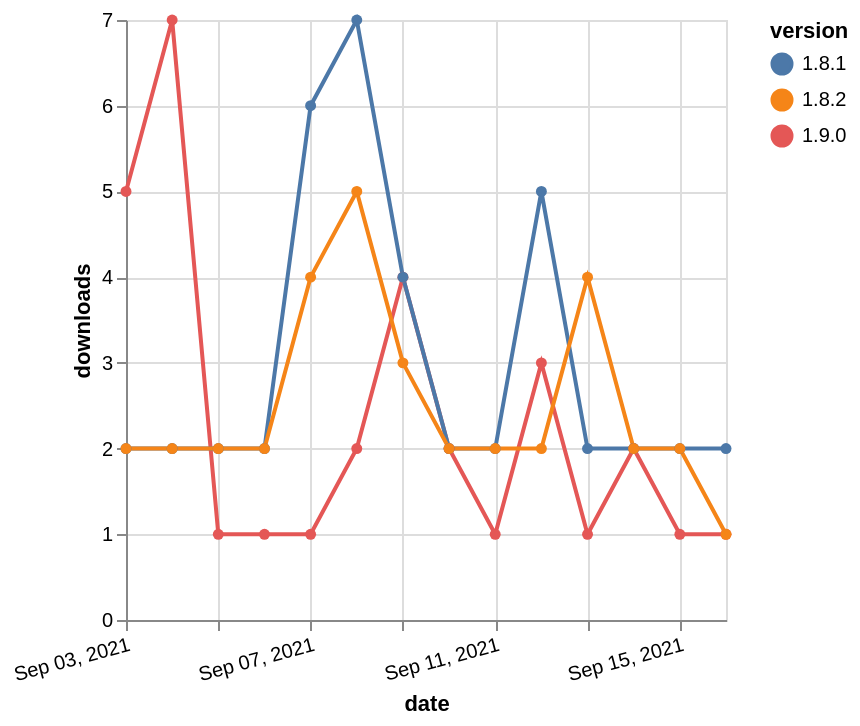

Vega-Lite specification stored for this chart:
### Vega-Lite specification from a JSON file in a GitHub repository (floating-point values rounded to 4 significant figures)
{"$schema": "https://vega.github.io/schema/vega-lite/v5.json", "description": "A simple bar chart with embedded data.", "data": {"values": [{"date": "2021-09-03", "total": 1595, "delta": 5, "version": "1.9.0"}, {"date": "2021-09-04", "total": 1602, "delta": 7, "version": "1.9.0"}, {"date": "2021-09-05", "total": 1603, "delta": 1, "version": "1.9.0"}, {"date": "2021-09-06", "total": 1604, "delta": 1, "version": "1.9.0"}, {"date": "2021-09-07", "total": 1605, "delta": 1, "version": "1.9.0"}, {"date": "2021-09-08", "total": 1607, "delta": 2, "version": "1.9.0"}, {"date": "2021-09-09", "total": 1611, "delta": 4, "version": "1.9.0"}, {"date": "2021-09-10", "total": 1613, "delta": 2, "version": "1.9.0"}, {"date": "2021-09-11", "total": 1614, "delta": 1, "version": "1.9.0"}, {"date": "2021-09-12", "total": 1617, "delta": 3, "version": "1.9.0"}, {"date": "2021-09-13", "total": 1618, "delta": 1, "version": "1.9.0"}, {"date": "2021-09-14", "total": 1620, "delta": 2, "version": "1.9.0"}, {"date": "2021-09-15", "total": 1621, "delta": 1, "version": "1.9.0"}, {"date": "2021-09-16", "total": 1622, "delta": 1, "version": "1.9.0"}, {"date": "2021-09-03", "total": 9217, "delta": 2, "version": "1.8.1"}, {"date": "2021-09-04", "total": 9219, "delta": 2, "version": "1.8.1"}, {"date": "2021-09-05", "total": 9221, "delta": 2, "version": "1.8.1"}, {"date": "2021-09-06", "total": 9223, "delta": 2, "version": "1.8.1"}, {"date": "2021-09-07", "total": 9229, "delta": 6, "version": "1.8.1"}, {"date": "2021-09-08", "total": 9236, "delta": 7, "version": "1.8.1"}, {"date": "2021-09-09", "total": 9240, "delta": 4, "version": "1.8.1"}, {"date": "2021-09-10", "total": 9242, "delta": 2, "version": "1.8.1"}, {"date": "2021-09-11", "total": 9244, "delta": 2, "version": "1.8.1"}, {"date": "2021-09-12", "total": 9249, "delta": 5, "version": "1.8.1"}, {"date": "2021-09-13", "total": 9251, "delta": 2, "version": "1.8.1"}, {"date": "2021-09-14", "total": 9253, "delta": 2, "version": "1.8.1"}, {"date": "2021-09-15", "total": 9255, "delta": 2, "version": "1.8.1"}, {"date": "2021-09-16", "total": 9257, "delta": 2, "version": "1.8.1"}, {"date": "2021-09-03", "total": 6377, "delta": 2, "version": "1.8.2"}, {"date": "2021-09-04", "total": 6379, "delta": 2, "version": "1.8.2"}, {"date": "2021-09-05", "total": 6381, "delta": 2, "version": "1.8.2"}, {"date": "2021-09-06", "total": 6383, "delta": 2, "version": "1.8.2"}, {"date": "2021-09-07", "total": 6387, "delta": 4, "version": "1.8.2"}, {"date": "2021-09-08", "total": 6392, "delta": 5, "version": "1.8.2"}, {"date": "2021-09-09", "total": 6395, "delta": 3, "version": "1.8.2"}, {"date": "2021-09-10", "total": 6397, "delta": 2, "version": "1.8.2"}, {"date": "2021-09-11", "total": 6399, "delta": 2, "version": "1.8.2"}, {"date": "2021-09-12", "total": 6401, "delta": 2, "version": "1.8.2"}, {"date": "2021-09-13", "total": 6405, "delta": 4, "version": "1.8.2"}, {"date": "2021-09-14", "total": 6407, "delta": 2, "version": "1.8.2"}, {"date": "2021-09-15", "total": 6409, "delta": 2, "version": "1.8.2"}, {"date": "2021-09-16", "total": 6410, "delta": 1, "version": "1.8.2"}]}, "width": "container", "mark": {"type": "line", "point": {"filled": true}}, "encoding": {"x": {"field": "date", "type": "temporal", "timeUnit": "yearmonthdate", "title": "date", "axis": {"labelAngle": -15}}, "y": {"field": "delta", "type": "quantitative", "title": "downloads"}, "color": {"field": "version", "type": "nominal"}, "tooltip": {"field": "delta"}}}
